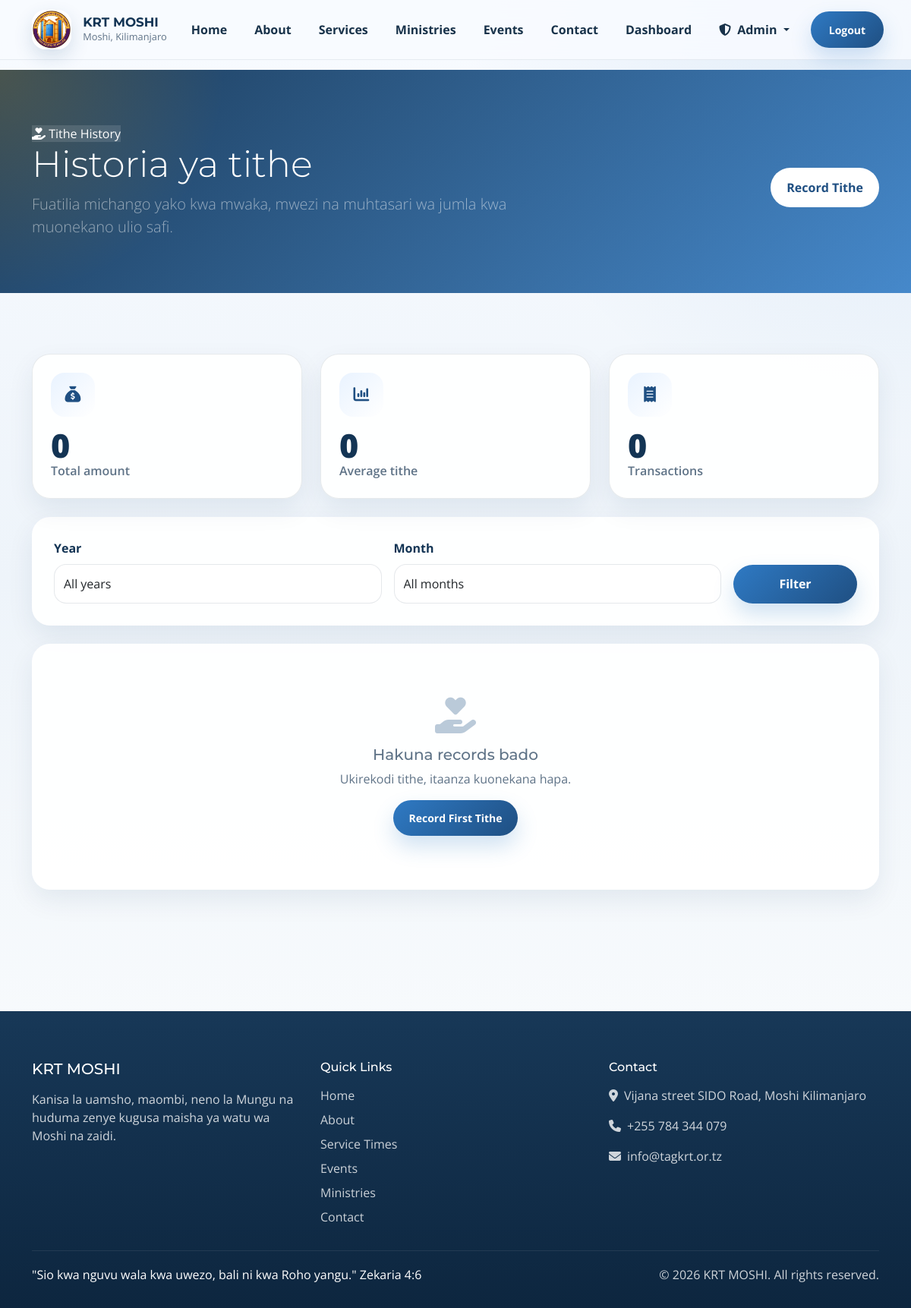
The app's page /tithes/ (signed in) with its own data.
### core/models.py (models this page shows, shortened)
class SiteConfig(models.Model):
    site_name = models.CharField(max_length=200, default="VCCT Mbezi Beach")
    site_logo = ResizedImageField(
        size=[200, 200],
        quality=85,
        upload_to='config/',
        blank=True,
        null=True,
        help_text="Logo size: 200x200 pixels"
    )
    site_favicon = ResizedImageField(
        size=[64, 64],
        quality=85,
        upload_to='config/',
        blank=True,
        null=True,
        help_text="Favicon size: 64x64 pixels"
    )
    hero_bg_image = ResizedImageField(
        size=[1920, 1080],
        quality=85,
        upload_to='config/',
        blank=True,
        null=True,
        help_text="Hero background size: 1920x1080 pixels"
    )
    contact_email = models.EmailField(default="info@tagkrt.or.tz")
    contact_phone = models.CharField(max_length=20, default="+255 784 344 079")
    address = models.TextField(default="Vijana street SIDO Road, Moshi Kilimanjaro")
    facebook_url = models.URLField(blank=True, null=True)
    twitter_url = models.URLField(blank=True, null=True)
    instagram_url = models.URLField(blank=True, null=True)
    youtube_url = models.URLField(blank=True, null=True)
    whatsapp_number = models.CharField(max_length=20, blank=True, null=True)
    about_us = RichTextUploadingField(blank=True, null=True)
    mission = RichTextUploadingField(blank=True, null=True)
    vision = RichTextUploadingField(blank=True, null=True)
    updated_at = models.DateTimeField(auto_now=True)
    class Meta:
        verbose_name = "Site Configuration"
        verbose_name_plural = "Site Configuration"

### core/views.py (the view, shortened to what this page needs)
# urls.py: path('tithes/', views.tithe_history, name='tithe_history'),
@login_required
def tithe_history(request):
    user = request.user
    site_config = SiteConfig.objects.first()
    if not site_config:
        site_config = SiteConfig.objects.create()
    year = request.GET.get('year')
    month = request.GET.get('month')
    tithes = Tithe.objects.filter(user=user).order_by('-year', '-month')
    if year:
        tithes = tithes.filter(year=year)
    if month:
        tithes = tithes.filter(month=month)
    total_amount = tithes.aggregate(total=Sum('amount'))['total'] or 0
    count = tithes.count()
    average = total_amount / count if count > 0 else 0
    years = Tithe.objects.filter(user=user).values_list('year', flat=True).distinct().order_by('-year')
    monthly_summary = []
    context = {
        'tithes': tithes,
        'total_amount': total_amount,
        'site_config': site_config,
        'count': count,
        'average': average,
        'years': years,
        'selected_year': year,
        'selected_month': month,
        'monthly_summary': monthly_summary,
    }
    return render(request, 'core/tithe_history.html', context)

### templates/core/tithe_history.html (shortened to what this page needs)
{% extends "base.html" %}
{% block content %}
<section class="page-hero">
    <div class="container">
        <div class="row g-4 align-items-center">
            <div class="col-lg-8">
                <span class="eyebrow"><i class="fas fa-hand-holding-heart"></i> Tithe History</span>
                <h1 class="display-5 text-white">Historia ya tithe</h1>
                <p class="lead text-white-50">Fuatilia michango yako kwa mwaka, mwezi na muhtasari wa jumla kwa muonekano ulio safi.</p>
            </div>
            <div class="col-lg-4 text-lg-end">
                <a href="{% url 'core:add_tithe' %}" class="btn btn-light">Record Tithe</a>
            </div>
        </div>
    </div>
</section>
<section class="site-section">
    <div class="container">
        <div class="row g-4 mb-4">
            <div class="col-md-4"><div class="metric-card card h-100"><div class="feature-icon"><i class="fas fa-sack-dollar"></i></div><div class="metric-value">{{ total_amount|floatformat:0 }}</div><div class="metric-label">Total amount</div></div></div>
            <div class="col-md-4"><div class="metric-card card h-100"><div class="feature-icon"><i class="fas fa-chart-column"></i></div><div class="metric-value">{{ average|floatformat:0 }}</div><div class="metric-label">Average tithe</div></div></div>
            <div class="col-md-4"><div class="metric-card card h-100"><div class="feature-icon"><i class="fas fa-receipt"></i></div><div class="metric-value">{{ count }}</div><div class="metric-label">Transactions</div></div></div>
        </div>
        <div class="content-panel mb-4">
            <form method="get" class="row g-3 align-items-end">
                <div class="col-md-5">
                    <label class="form-label">Year</label>
                    <select name="year" class="form-select">
                        <option value="">All years</option>
                    </select>
                </div>
                <div class="col-md-5">
                    <label class="form-label">Month</label>
                    <select name="month" class="form-select">
                        <option value="">All months</option>
                    </select>
                </div>
                <div class="col-md-2"><button class="btn btn-primary w-100" type="submit">Filter</button></div>
            </form>
        </div>
        <div class="table-panel">
            {% if tithes %}
            <div class="table-responsive">
                <table class="table">
                    <thead><tr><th>Date Paid</th><th>Period</th><th>Amount</th><th>Method</th><th>Status</th><th>Approval</th><th>Receipt</th></tr></thead>
                    <tbody>
                        {% for tithe in tithes %}
                        <tr>
                            <td>{{ tithe.date_paid|date:"M d, Y" }}</td>
                            <td>{{ tithe.get_month_display }} {{ tithe.year }}</td>
                            <td>{{ tithe.amount }}</td>
                            <td>{{ tithe.get_payment_method_display }}</td>
                            <td>{% if tithe.status == 'paid' %}<span class="badge-soft-success">Paid</span>{% else %}<span class="badge-soft-warning">{{ tithe.get_status_display }}</span>{% endif %}</td>
                            <td>{{ tithe.get_approval_status_display }}</td>
                            <td><a href="{% url 'core:tithe_detail' tithe.id %}" class="btn btn-outline-primary btn-sm">Receipt</a></td>
                        </tr>
                        {% endfor %}
                    </tbody>
                </table>
            </div>
            {% else %}
            <div class="empty-state">
                <i class="fas fa-hand-holding-heart"></i>
                <h3 class="h5">Hakuna records bado</h3>
                <p class="mb-3">Ukirekodi tithe, itaanza kuonekana hapa.</p>
                <a href="{% url 'core:add_tithe' %}" class="btn btn-primary btn-sm">Record First Tithe</a>
            </div>
            {% endif %}
        </div>
    </div>
</section>
{% endblock %}

### templates/base.html (shortened to what this page needs)
<!DOCTYPE html>
{% load static %}
<html lang="en">
<head>
    <link href="https://cdn.jsdelivr.net/npm/bootstrap@5.3.3/dist/css/bootstrap.min.css" rel="stylesheet">
    <link rel="stylesheet" href="https://cdnjs.cloudflare.com/ajax/libs/font-awesome/6.5.2/css/all.min.css">
    <link rel="stylesheet" href="{% static 'css/style.css' %}">
</head>
<body>
    <nav class="navbar navbar-expand-lg fixed-top">
        <div class="container">
            <a class="navbar-brand d-flex align-items-center" href="{% url 'core:home' %}">
                {% if site_config.site_logo %}
                <img src="{{ site_config.site_logo.url }}" alt="{{ site_config.site_name|default:'KRT Logo' }}">
                {% endif %}
                <div>
                    <div class="navbar-brand-text">{{ site_config.site_name|default:"Kilimanjaro Revival Temple" }}</div>
                    <div class="navbar-brand-subtitle">Moshi, Kilimanjaro</div>
                </div>
            </a>
            <div class="collapse navbar-collapse" id="navbarMain">
                <ul class="navbar-nav ms-auto align-items-lg-center gap-lg-1">
                    <li class="nav-item"><a class="nav-link" href="{% url 'core:home' %}">Home</a></li>
                    <li class="nav-item"><a class="nav-link" href="{% url 'core:about' %}">About</a></li>
                    <li class="nav-item"><a class="nav-link" href="{% url 'core:services' %}">Services</a></li>
                    <li class="nav-item"><a class="nav-link" href="{% url 'core:ministries' %}">Ministries</a></li>
                    <li class="nav-item"><a class="nav-link" href="{% url 'core:events' %}">Events</a></li>
                    <li class="nav-item"><a class="nav-link" href="{% url 'core:contact' %}">Contact</a></li>
                    {% if user.is_authenticated %}
                    <li class="nav-item"><a class="nav-link" href="{% url 'core:dashboard' %}">Dashboard</a></li>
                    {% if user.is_staff or user.is_superuser %}
                    <li class="nav-item dropdown">
                        <a class="nav-link dropdown-toggle" href="#" role="button" data-bs-toggle="dropdown" aria-expanded="false">
                            <i class="fas fa-shield-alt me-1"></i> Admin
                        </a>
                    </li>
                    {% endif %}
                    <li class="nav-item ms-lg-2">
                        <form method="post" action="{% url 'accounts:logout' %}">
                            <button type="submit" class="btn btn-primary btn-sm px-4">Logout</button>
                        </form>
                    </li>
                    {% else %}
                    <li class="nav-item"><a class="nav-link" href="{% url 'accounts:login' %}">Login</a></li>
                    <li class="nav-item ms-lg-2"><a class="btn btn-primary btn-sm px-4" href="{% url 'accounts:signup' %}">Join Us</a></li>
                    {% endif %}
                </ul>
            </div>
        </div>
    </nav>
    <div class="page-shell">
        <main class="page-content">
            {% block content %}{% endblock %}
        </main>
        <footer class="footer-shell">
            <div class="container">
                <div class="row g-4">
                    <div class="col-lg-4">
                        <h5 class="mb-3">{{ site_config.site_name|default:"Kilimanjaro Revival Temple" }}</h5>
                        <p class="mb-4">Kanisa la uamsho, maombi, neno la Mungu na huduma zenye kugusa maisha ya watu wa Moshi na zaidi.</p>
                    </div>
                    <div class="col-lg-4">
                        <h6 class="mb-3">Quick Links</h6>
                        <div class="footer-links d-grid gap-2">
                            <a href="{% url 'core:home' %}">Home</a>
                            <a href="{% url 'core:about' %}">About</a>
                            <a href="{% url 'core:services' %}">Service Times</a>
                            <a href="{% url 'core:events' %}">Events</a>
                            <a href="{% url 'core:ministries' %}">Ministries</a>
                            <a href="{% url 'core:contact' %}">Contact</a>
                        </div>
                    </div>
                    <div class="col-lg-4">
                        <h6 class="mb-3">Contact</h6>
                        <div class="d-grid gap-3">
                            <div><i class="fas fa-location-dot me-2"></i>{{ site_config.address|default:"Vijana Street, SIDO Road, Moshi Kilimanjaro" }}</div>
                            <div><i class="fas fa-phone me-2"></i>{{ site_config.contact_phone|default:"+255 784 344 079" }}</div>
                            <div><i class="fas fa-envelope me-2"></i>{{ site_config.contact_email|default:"info@tagkrt.or.tz" }}</div>
                        </div>
                    </div>
                </div>
                <div class="footer-bottom d-flex flex-column flex-md-row justify-content-between gap-2">
                    <div class="footer-verse">"Sio kwa nguvu wala kwa uwezo, bali ni kwa Roho yangu." Zekaria 4:6</div>
                    <div>&copy; {% now "Y" %} {{ site_config.site_name|default:"Kilimanjaro Revival Temple" }}. All rights reserved.</div>
                </div>
            </div>
        </footer>
    </div>
</body>
</html>

### records on screen
SiteConfig: site_logo (picture), site_name "KRT MOSHI", address "Vijana street SIDO Road, Moshi Kilimanjaro", contact_phone "+255 784 344 079", contact_email "info@tagkrt.or.tz"

### other values on screen
{{ total_amount|floatformat:0 }} "0"
{{ average|floatformat:0 }} "0"
{{ count }} "0"
